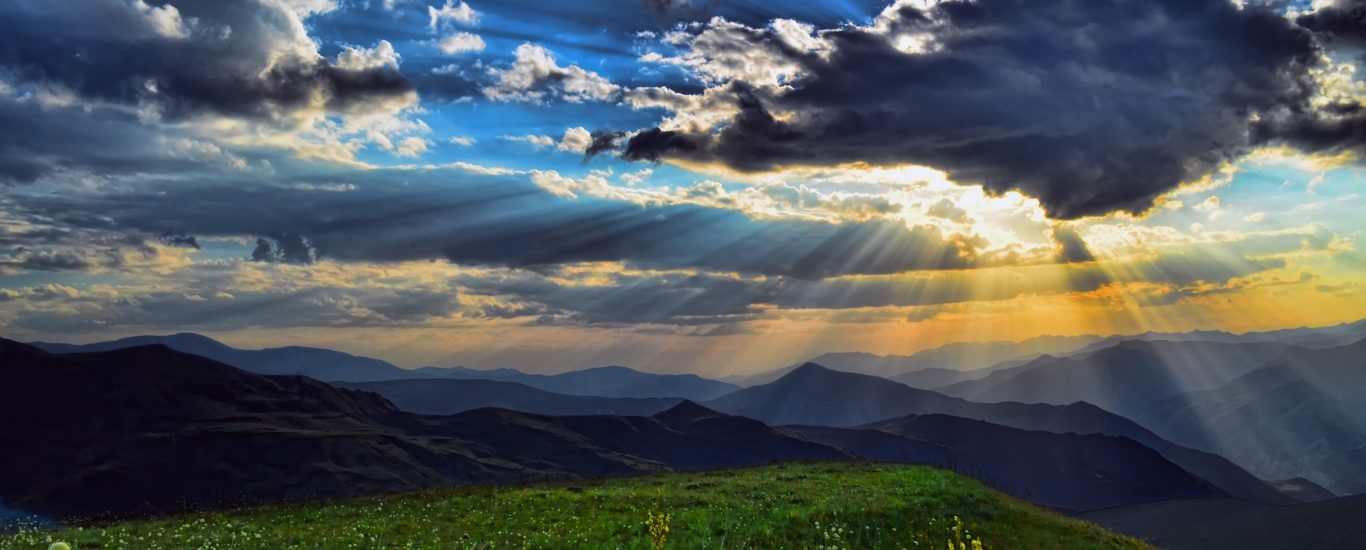
#> input picture Sample/Files/naturesample.jpg, 1366 x 550 px, found by its file name
$ python sample.py
#> lines starting #> are read from the running program, lines starting #| are printed output that depends on the picture; long printed decimals are rounded
import numpy as np
import matplotlib.pyplot as plt
import cv2

img = cv2.imread('naturesample.jpg',1)
#> img is the input picture: shape (550, 1366, 3); mean B, G, R 94, 89.7, 82.2

width,height = img.shape[:2]
#> width = 550; height = 1366

imgarr = img.ravel()

red = []
green = []
blue = []
xaxis = []

redvalues = []
bluevalues = []
greenvalues = []


for x in range(260):
    red.append(0)
    green.append(0)
    blue.append(0)
    xaxis.append(x)

for x in range(width*height):
    loc = imgarr[x*3]
    blue[loc]+=1
    bluevalues.append(loc)
    loc = imgarr[x*3 +1]
    green[loc]+=1
    greenvalues.append(loc)
    loc = imgarr[x*3 +2]
    red[loc]+=1
    redvalues.append(loc)
#> this loop made 751300 passes
#> after the loop, blue = 260 values, max 11025 at index 24, min 0 at index 256, mean 2889.6; bluevalues = 751300 items; green = 260 values, max 9866 at index 7, min 0 at index 252, mean 2889.6; greenvalues = 751300 items; red = 260 values, max 10771 at index 11, min 0 at index 256, mean 2889.6; redvalues = 751300 items


print("Vatience of red in pixels")
print(np.var(redvalues))
#| 3920.920
print('and mean is')
print(np.mean(redvalues))
#| 82.240

print("Vatience of green in pixels")
print(np.var(greenvalues))
#| 3274.386
print('and mean is')
print(np.mean(greenvalues))
#| 89.656

print("Vatience of blue in pixels")
print(np.var(bluevalues))
#| 2839.878
print('and mean is')
print(np.mean(bluevalues))
#| 93.957

plt.plot(xaxis,red,'r',label = 'Red pixels')
plt.plot(xaxis,green,'g',label = 'green pixels')
plt.plot(xaxis,blue,'b',label = 'blue pixels')
plt.show()
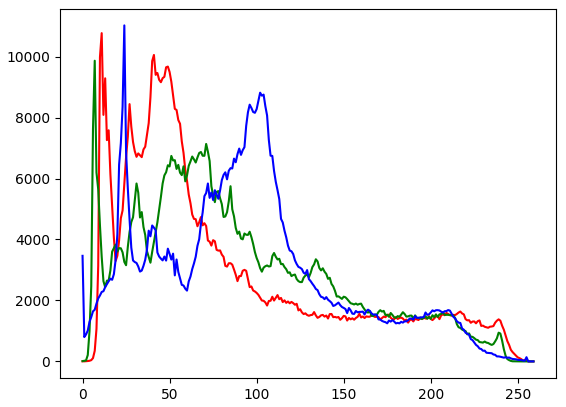
#> figure drawn by matplotlib, 1 panel; curve peaks at x = 11, y = 10771; curve peaks at x = 7, y = 9866; curve peaks at x = 24, y = 11025

$ run again, with Sample/Files/Equ own img1.PNG saved as Sample/Files/naturesample.jpg
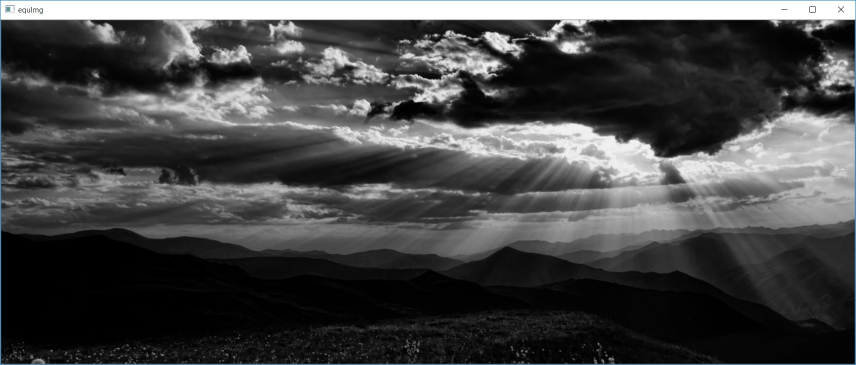
#> input picture Sample/Files/Equ own img1.PNG, 1712 x 730 px, found by its file name (shown at 1/2 size)
#> img is the input picture: shape (730, 1712, 3); mean B, G, R 70.4, 70.2, 69.8
#> the loop `for x in range(width*height):` made 1249760 passes
#> after the loop `for x in range(width*height):`: blue = 260 values, max 71685 at index 0, min 0 at index 256, mean 4806.8; bluevalues = 1249760 items; green = 260 values, max 71909 at index 0, min 0 at index 256, mean 4806.8; greenvalues = 1249760 items; red = 260 values, max 71554 at index 0, min 0 at index 256, mean 4806.8; redvalues = 1249760 items
#| 5304.384
#| 69.765
#| 5347.850
#| 70.171
#| 5383.953
#| 70.432
#> `plt.show()`:
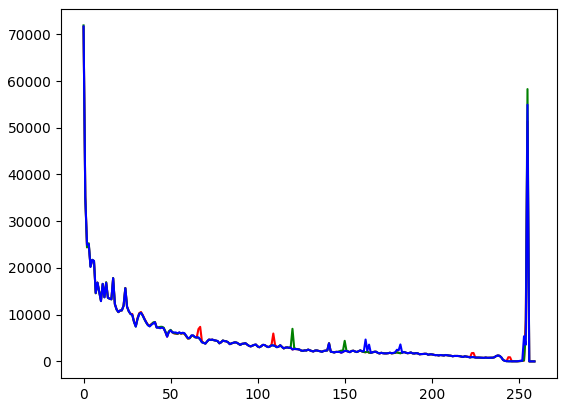
#> figure drawn by matplotlib, 1 panel; curve peaks at x = 0, y = 71554; curve peaks at x = 0, y = 71909; curve peaks at x = 0, y = 71685

$ run again, with Sample/Files/Equ own img2.PNG saved as Sample/Files/naturesample.jpg
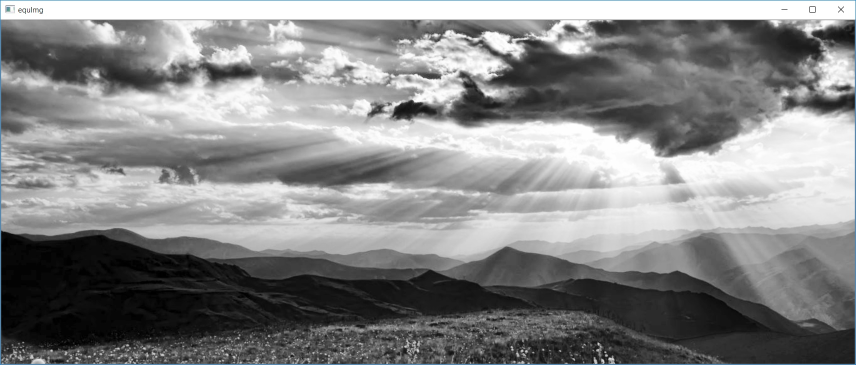
#> input picture Sample/Files/Equ own img2.PNG, 1712 x 730 px, found by its file name (shown at 1/2 size)
#> img is the input picture: shape (730, 1712, 3); mean B, G, R 134.6, 134.3, 133.9
#> the loop `for x in range(width*height):` made 1249760 passes
#> after the loop `for x in range(width*height):`: blue = 260 values, max 55269 at index 255, min 0 at index 256, mean 4806.8; bluevalues = 1249760 items; green = 260 values, max 58617 at index 255, min 0 at index 256, mean 4806.8; greenvalues = 1249760 items; red = 260 values, max 51678 at index 255, min 0 at index 256, mean 4806.8; redvalues = 1249760 items
#| 5830.197
#| 133.942
#| 5823.978
#| 134.348
#| 5828.539
#| 134.608
#> `plt.show()`:
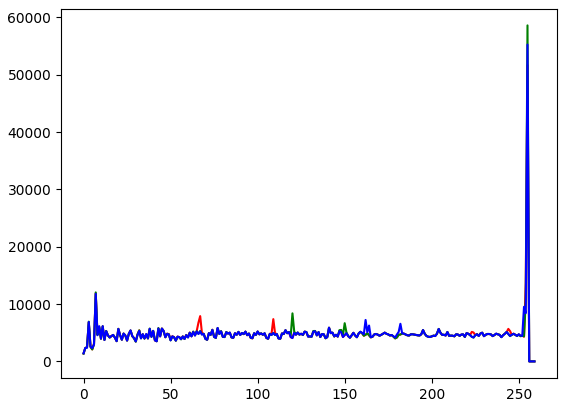
#> figure drawn by matplotlib, 1 panel; curve peaks at x = 255, y = 51678; curve peaks at x = 255, y = 58617; curve peaks at x = 255, y = 55269
